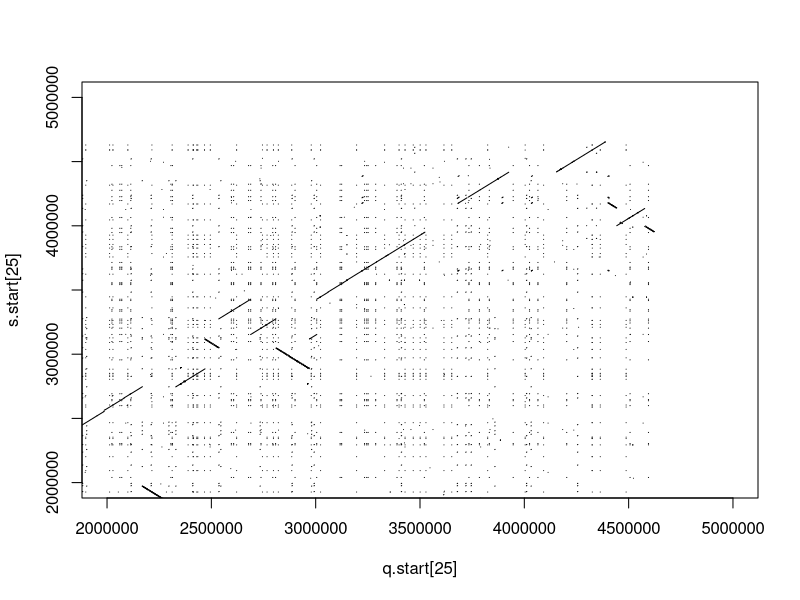
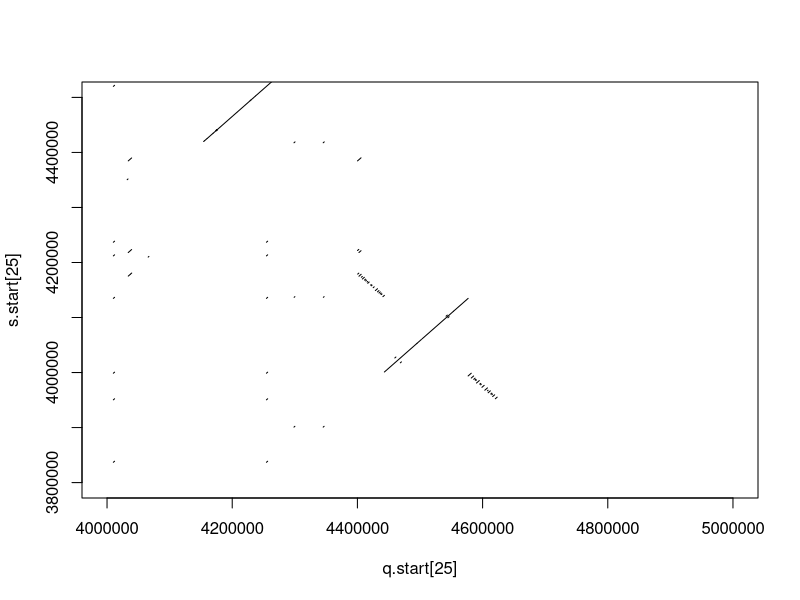
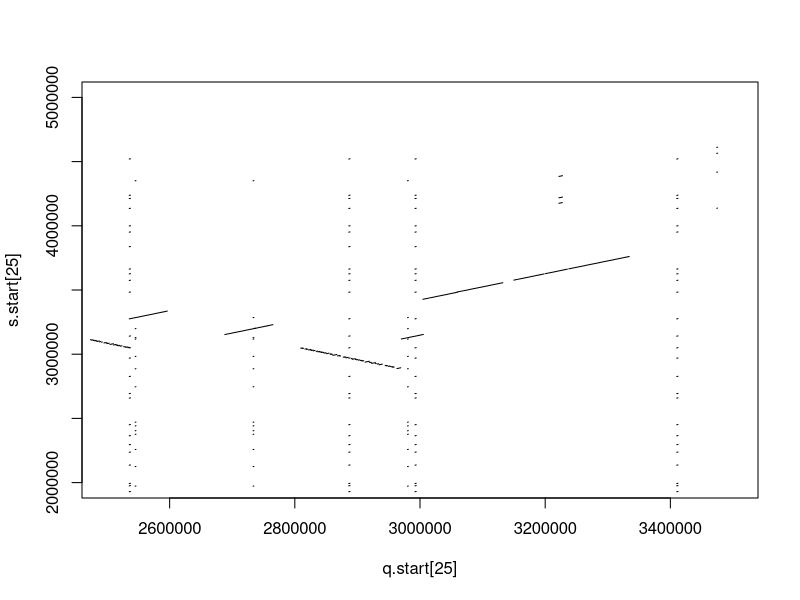
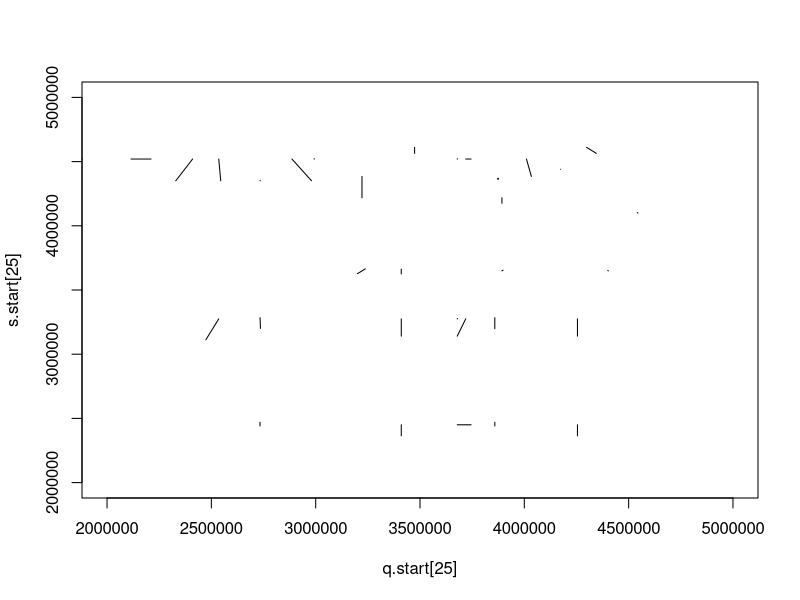
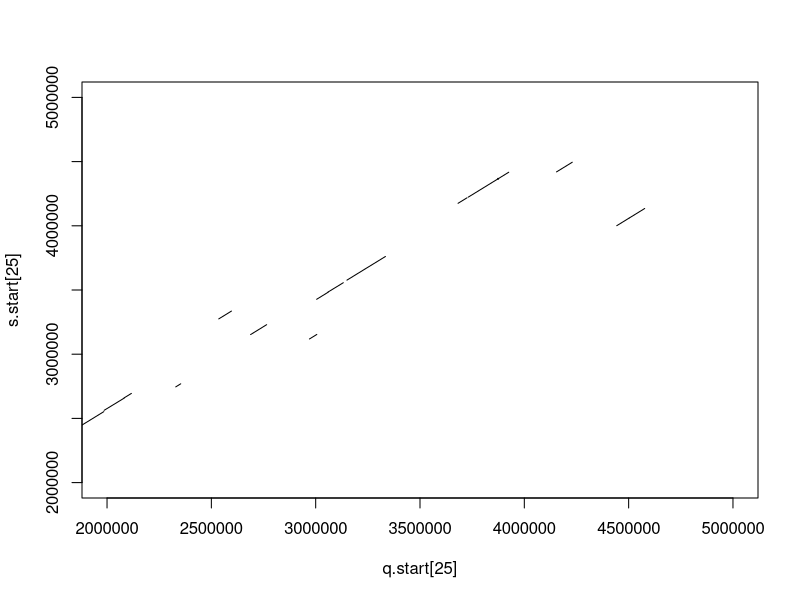

Here is the R script that generated these plots, in order:
data <- read.csv("8F0EB0CW11N-Alignment-HitTable.csv", header=FALSE)
q.start <- data$V7
q.end <- data$V8
s.start <- data$V9
s.end <- data$V10

###########################################################################################

# REMETRE LES COLONNES END ET START DANS L'ORDRE
data_ordre=data
n=length(q.start)
for(i in 1:n){
  # test des sens de lecture
  if(s.start[i]>s.end[i]){
    # s.start est la fin et s.end est le debut
    # on les echange
    data_ordre$V9[i]=s.end[i] #v9=s.start, v10=s.end
    data_ordre$V10[i]=s.start[i]
  }
  if(q.start[i]>q.end[i]){
    # q.start est la fin et q.end est le debut
    # on les echange
    data_ordre$V7[i]=q.end[i] #v7=q.start, v8=q.end
    data_ordre$V8[i]=q.start[i]
  }
}
s.start=data_ordre$V9
s.end=data_ordre$V10
q.start=data_ordre$V7
q.end=data_ordre$V8

###############################################################################################

# DOT MATRIX (SANS LES SEGMENTS FUSIONES)
plot(q.start[25], s.start[25], cex=.1, pch=1, xlim =c(2000000, 5000000), ylim = c(2000000, 5000000))
segments(q.start, s.start, q.end, s.end)


################################################################################################

# FILTRER LA DOT MATRIX (SANS LES SEGMENTS FUSIONES)
data_filtre=data_ordre[FALSE,]
n=length(q.start)
plot(q.start[25], s.start[25], cex=.1, pch=1, xlim =c(4000000, 5000000), ylim = c(3800000, 4500000))
for(i in 1:n){
  # valeur seuil arbitraire...
  if(abs(q.start[i]-q.end[i])>1000 | abs(s.start[i]-s.end[i])>1000){
    segments(q.start[i], s.start[i], q.end[i], s.end[i]) 
    data_filtre <- rbind.data.frame(data_filtre, as.data.frame(data_ordre[i,]))
  }
}

s.start=data_filtre$V9
s.end=data_filtre$V10
q.start=data_filtre$V7
q.end=data_filtre$V8


##############################################################################################    

# FUSIONER LES SEGMENTS TRES PROCHES (APRES AVOIR REMIS LES COL. START ET END DANS L'ORDRE)
data_fusion=data_filtre
#data_fusion=data_ordre
n=length(q.start)
for(i in 1:n){
  for(j in 1:n){
    if(q.start[j]>q.start[i]){
      if(abs(s.start[j]-s.end[i]) < 1000 & q.start[j]-q.end[i] < 1000){ # seuil arbitraire inferieur au 1er quartile de abs(s.start-s.end)
      #if(((s.start[j]-s.end[i] < 10 & (q.start[j]-q.end[i]) < 1000)) | ((s.start[j]-s.end[i]) < 1000 & (q.start[j]-q.end[i]) < 10)){ # seuil arbitraire inferieur au 1er quartile de abs(s.start-s.end)
        # alors on fusionne les fragments i et j (qui deviennent un unique fragment i)
        data_fusion$V8[i]=data_fusion$V8[j] # q.end
        data_fusion$V10[i]=data_fusion$V10[j] #s.end
        data_fusion$V7[j]="FALSE" # q.start >> empêche la ligne j d'être considérée dans les boucles suivantes 
      }
    }
  }
}


####################################################################################################

# SUPPRESSION DES LIGNES AVEC DES FALSE 
data_fusion=data_fusion[!grepl("FALSE", data_fusion$V7),]

q.start_f <- as.numeric(data_fusion$V7)
q.end_f <- data_fusion$V8
s.start_f <- data_fusion$V9
s.end_f <- data_fusion$V10

###################################################################################################

# DOT MATRIX AVEC LES SEGMENTS FUSIONES
plot(q.start[25], s.start[25], cex=.1, pch=1, xlim =c(2500000, 3500000), ylim = c(2000000, 5000000))
segments(q.start_f, s.start_f, q.end_f, s.end_f)

##################################################################################################
# FUSIONER LES SEGMENTS TRES PROCHES PARALLELES ENTRE EUX (APRES LA PREMIERE FUSION) -> BUT=FUSIONNER LES "INVERSIONS"
data_fusion2=data_fusion
n=length(q.start_f)
for(i in 1:n){
  for(j in 1:n){
    if(data_fusion2$V9[j] != "FALSE"){
      if(s.start_f[j]<s.start_f[i]){
        if(s.start_f[i]-s.start_f[j] < 200000 & abs(q.start_f[j]-q.start_f[i]) < 100000){ # seuil arbitraire inferieur au 1er quartile de abs(s.start-s.end)
          # alors on fusionne les fragments i et j (qui deviennent un unique fragment i)
          data_fusion2$V8[i]=data_fusion2$V7[j] # q.end de i devient le q.start de j
          data_fusion2$V10[i]=data_fusion2$V9[j] # idem pour s.end
          data_fusion2$V9[j]="FALSE" # s.start >> empêche la ligne j d'être considérée dans les boucles suivantes 
        }
      }
    }
  }
}

####################################################################################################

# SUPPRESSION DES LIGNES AVEC DES FALSE 
data_fusion2=data_fusion2[!grepl("FALSE", data_fusion2$V9),]

q.start_f2 <- as.numeric(data_fusion2$V7)
q.end_f2 <- as.numeric(data_fusion2$V8)
s.start_f2 <- as.numeric(data_fusion2$V9)
s.end_f2 <- as.numeric(data_fusion2$V10)

###################################################################################################

# DOT MATRIX AVEC LES SEGMENTS FUSIONES (2eme passage)
#plot(q.start[25], s.start[25], cex=.1, pch=1, xlim =c(4000000, 5000000), ylim = c(3800000, 5000000))
plot(q.start[25], s.start[25], cex=.1, pch=1, xlim =c(2000000, 5000000), ylim = c(2000000, 5000000))
segments(q.start_f2, s.start_f2, q.end_f2, s.end_f2)

######################################################################################################

# 


#############################################################################################################

# FILTRAGE FINAL DE LA DOT MATRIX
data_filtre_fin=data_fusion[FALSE,]
plot(q.start[25], s.start[25], cex=.1, pch=1, xlim =c(2000000, 5000000), ylim = c(2000000, 5000000))
n=length(q.start_f)
for(i in 1:n){
  # valeur seuil arbitraire...
  if(abs(q.start_f[i]-q.end_f[i])>10000 | abs(s.start_f[i]-s.end_f[i])>10000){
    segments(q.start_f[i], s.start_f[i], q.end_f[i], s.end_f[i])
    data_filtre_fin <- rbind.data.frame(data_filtre_fin, as.data.frame(data_fusion[i,]))
  }
}

